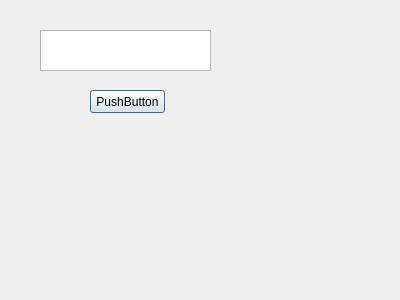
<?xml version="1.0" encoding="UTF-8"?>
<ui version="4.0">
 <class>MyDialog</class>
 <widget class="QDialog" name="MyDialog">
  <property name="geometry">
   <rect>
    <x>0</x>
    <y>0</y>
    <width>400</width>
    <height>300</height>
   </rect>
  </property>
  <property name="windowTitle">
   <string>Dialog</string>
  </property>
  <widget class="QTextEdit" name="textEdit">
   <property name="geometry">
    <rect>
     <x>40</x>
     <y>30</y>
     <width>171</width>
     <height>41</height>
    </rect>
   </property>
  </widget>
  <widget class="QPushButton" name="pushButton">
   <property name="geometry">
    <rect>
     <x>90</x>
     <y>90</y>
     <width>75</width>
     <height>23</height>
    </rect>
   </property>
   <property name="text">
    <string>PushButton</string>
   </property>
  </widget>
 </widget>
 <resources/>
 <connections/>
</ui>
